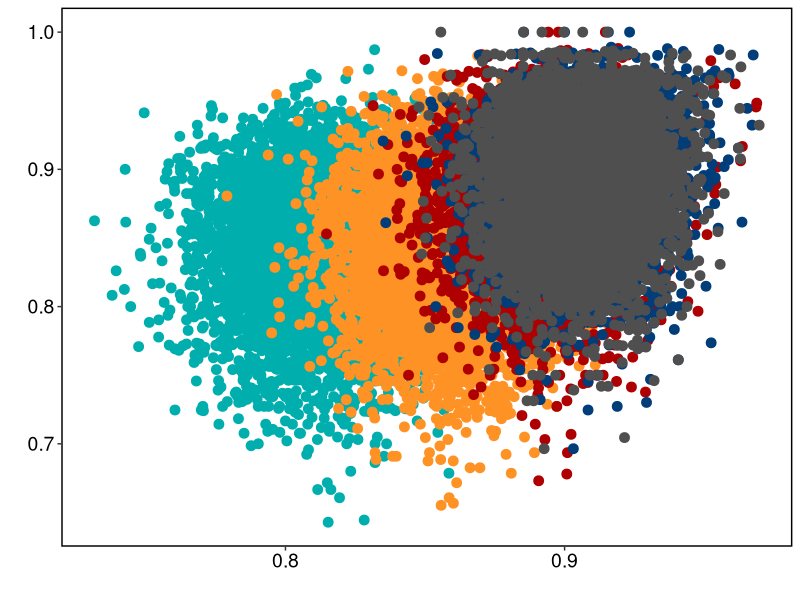
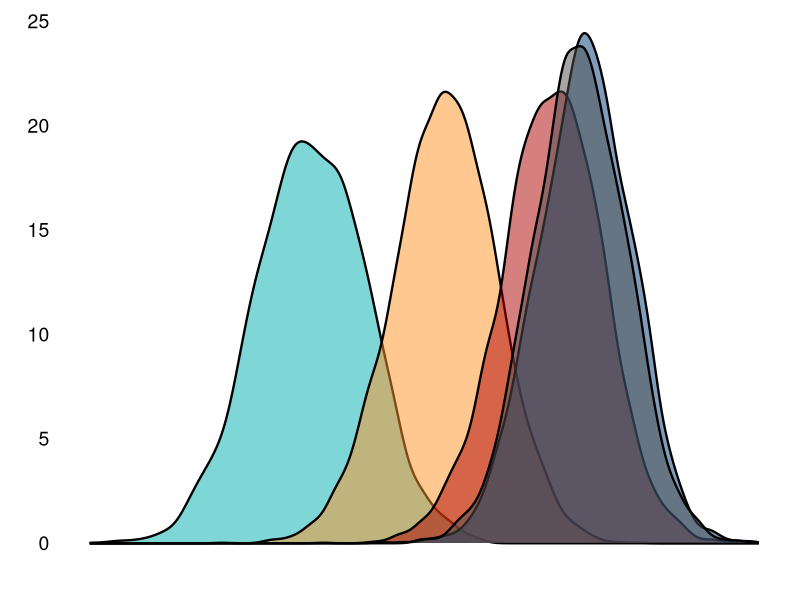
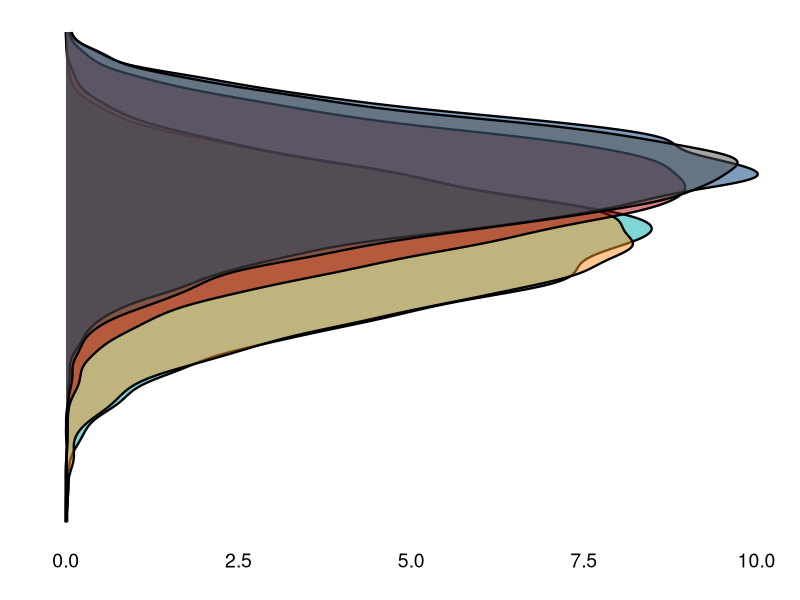
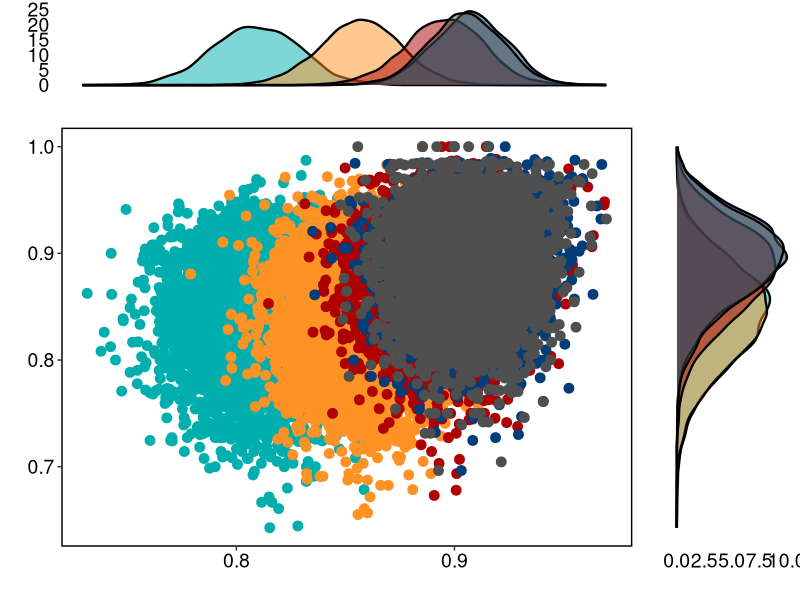

Here is the R script that generated these plots, in order:
library(ggpubr)
library(ggplot2)
library(reshape2)
library(svglite)
library("gridExtra")

blankPlot <- ggplot()+geom_blank(aes(1,1))+
  theme(plot.background = element_blank(), 
        panel.grid.major = element_blank(),
        panel.grid.minor = element_blank(), 
        panel.border = element_blank(),
        panel.background = element_blank(),
        axis.title.x = element_blank(),
        axis.title.y = element_blank(),
        axis.text.x = element_blank(), 
        axis.text.y = element_blank(),
        axis.ticks = element_blank()
  )

Data<-read.table("./input/summary_impu2array_concordance_changeOrder.tsv", head=T, sep='\t')
Data$panel <- factor(Data$panel, levels = c('CONV', 'OKG', 'WBBC', 'WBEA', 'WBKG'))

p1 <- ggplot(Data, aes(x=AB_ccd, y=BB_ccd, color=panel))
p1 <- p1 + geom_point(size=3)
p1 <- p1 + scale_color_manual(values=c("#00AEAE","#FF9224","#AE0000","#003D79","#4F4F4F"))
p1 <- p1 + labs(x = "", y = "")
p1 <- p1 + theme_bw()
p1 <- p1 + theme(panel.grid.major=element_line(colour=NA))
p1 <- p1 + theme(panel.grid.minor=element_line(colour=NA))
p1 <- p1 + theme(panel.border = element_rect(color = 'black', size = 1))  
p1 <- p1 + theme(axis.text.x = element_text(size = 14, color = 'black'))
p1 <- p1 + theme(axis.text.y = element_text(size = 14, color = 'black'))
p1 <- p1 + theme(legend.position="none")
p1
# Marginal density plot of x (top panel)
xdensity <- ggplot(Data, aes(AB_ccd, fill=panel)) + 
  geom_density(alpha=.5, size=.8) + 
  scale_fill_manual(values = c("#00AEAE","#FF9224","#AE0000","#003D79","#4F4F4F")) +
  labs(x = "", y = "") +
  theme_bw() +
  theme(panel.grid.major=element_line(colour=NA)) +
  theme(panel.grid.minor=element_line(colour=NA)) +
  theme(panel.border = element_blank()) +
  theme(axis.text.x = element_blank()) +
  theme(axis.text.y = element_text(size = 14, color = 'black')) +
  theme(legend.position = "none", axis.ticks = element_blank())
xdensity

# Marginal density plot of y (right panel)
ydensity <- ggplot(Data, aes(BB_ccd, fill=panel)) + 
  geom_density(alpha=.5, size=.8) + 
  scale_fill_manual(values = c("#00AEAE","#FF9224","#AE0000","#003D79","#4F4F4F")) +
  labs(x = "", y = "") +
  coord_flip() +
  theme_bw() +
  theme(panel.grid.major=element_line(colour=NA)) +
  theme(panel.grid.minor=element_line(colour=NA)) +
  theme(panel.border = element_blank()) +
  theme(axis.text.x = element_text(size = 14, color = 'black')) +
  theme(axis.text.y = element_blank()) +
  theme(legend.position = "none", axis.ticks = element_blank())
ydensity

merge <- grid.arrange(xdensity, blankPlot, p1, ydensity, 
             ncol=2, nrow=2, widths=c(4, 1), heights=c(1, 4))

ggsave(file="summary_array_ccd_version1.svg", plot=merge, width=7.5, height=6)
